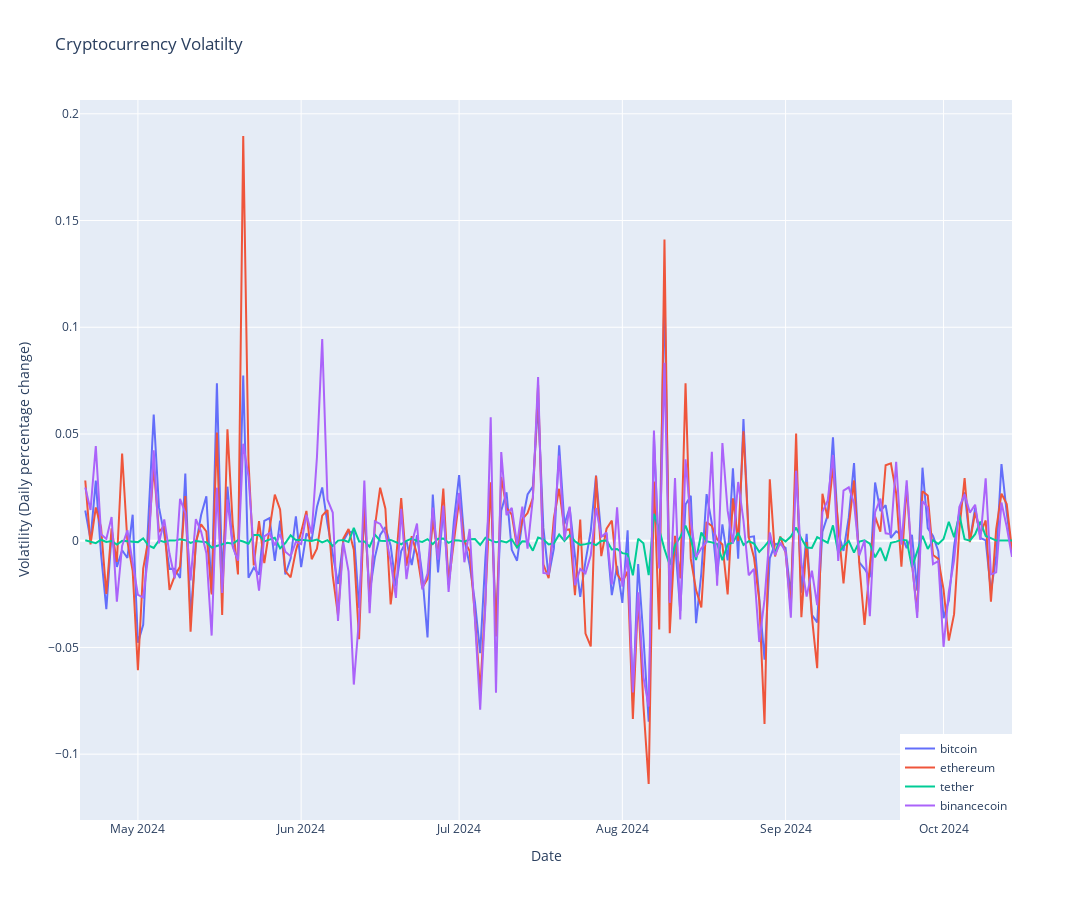

Notebook source saved alongside this figure:
### Markdown cell above
**Volatility Analysis**

### Code cell
pivoted_coin['Timestamp'] = pd.to_datetime(pivoted_coin['Timestamp'])
pivoted_coin.set_index('Timestamp', inplace=True)


volatility = pivoted_coin[['bitcoin', 'ethereum', 'tether', 'binancecoin']].pct_change()

fig = go.Figure()
for coin in ['bitcoin', 'ethereum', 'tether', 'binancecoin']:
    fig.add_trace(go.Scatter(x=volatility.index, y=volatility[coin], mode='lines', name=coin))
    
fig.update_layout(
    title='Cryptocurrency Volatilty',
    xaxis_title='Date', 
    yaxis_title='Volatility (Daily percentage change)',
    height=900,
    width=1200,
    legend=dict(
        x=1,
        y=0,
        xanchor='right',
        yanchor='bottom'
    )
)
fig.show()

### Figure 1 — Plotly figure (JSON) as saved in the notebook; plotly's stock layout.template omitted (floating-point values rounded to 4 significant figures; data arrays with more than 128 entries replaced by an {"elided": "..."} marker saying what was removed)
{"data": [{"mode": "lines", "name": "bitcoin", "type": "scatter", "x": {"elided": "178 str values"}, "y": {"elided": "178 float values"}}, {"mode": "lines", "name": "ethereum", "type": "scatter", "x": {"elided": "178 str values"}, "y": {"elided": "178 float values"}}, {"mode": "lines", "name": "tether", "type": "scatter", "x": {"elided": "178 str values"}, "y": {"elided": "178 float values"}}, {"mode": "lines", "name": "binancecoin", "type": "scatter", "x": {"elided": "178 str values"}, "y": {"elided": "178 float values"}}], "layout": {"height": 900, "legend": {"x": 1, "xanchor": "right", "y": 0, "yanchor": "bottom"}, "title": {"text": "Cryptocurrency Volatilty"}, "width": 1200, "xaxis": {"title": {"text": "Date"}}, "yaxis": {"title": {"text": "Volatility (Daily percentage change)"}}}}
